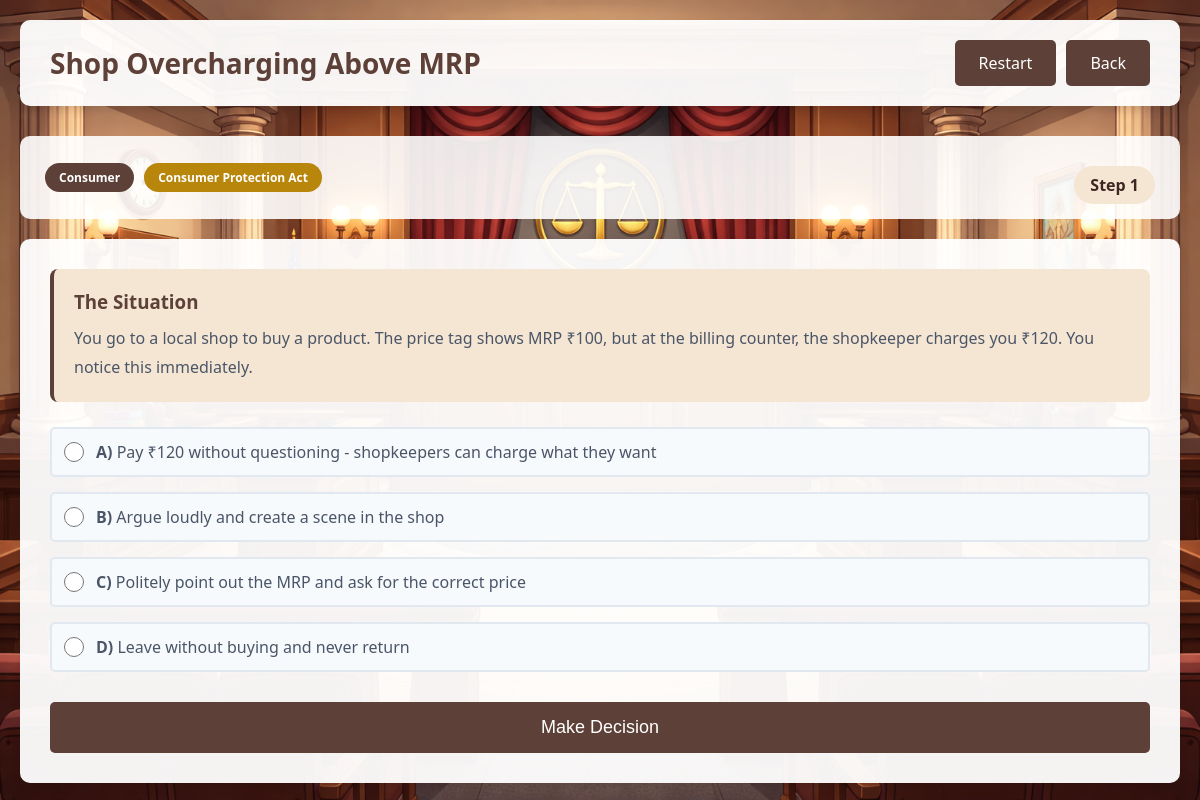
Screenshot of /play_scenario_step/1/1 (signed in) with the database file from the repository.
### tables this page shows
CREATE TABLE scenario_chains (
            id INTEGER PRIMARY KEY AUTOINCREMENT,
            domain TEXT NOT NULL,
            law_involved TEXT NOT NULL,
            title TEXT NOT NULL,
            created_at TIMESTAMP DEFAULT CURRENT_TIMESTAMP
        );

CREATE TABLE scenario_steps (
            id INTEGER PRIMARY KEY AUTOINCREMENT,
            scenario_id INTEGER NOT NULL,
            step_number INTEGER NOT NULL,
            story_context TEXT NOT NULL,
            option_a TEXT NOT NULL,
            option_b TEXT NOT NULL,
            option_c TEXT NOT NULL,
            option_d TEXT NOT NULL,
            correct_answer TEXT NOT NULL,
            feedback TEXT NOT NULL,
            FOREIGN KEY (scenario_id) REFERENCES scenario_chains(id)
        );

### app.py (the view)
@app.route('/play_scenario_step/<int:scenario_id>/<int:step_number>')
def play_scenario_step(scenario_id, step_number):
    if 'user_id' not in session:
        return redirect(url_for('login'))
    conn = get_db_connection()
    if conn:
        try:
            cursor = conn.cursor()
            cursor.execute("SELECT * FROM scenario_chains WHERE id = ?", (scenario_id,))
            scenario = dict(cursor.fetchone())
            cursor.execute("SELECT * FROM scenario_steps WHERE scenario_id = ? AND step_number = ?", (scenario_id, step_number))
            current_step_data = cursor.fetchone()
            if current_step_data:
                current_step = dict(current_step_data)
                return render_template('play_scenario.html',
                                     scenario=scenario,
                                     current_step=current_step,
                                     step_number=step_number)
            else:
                cursor.execute("SELECT * FROM scenario_outcomes WHERE scenario_id = ?", (scenario_id,))
                outcome = dict(cursor.fetchone())
                return render_template('scenario_outcome.html',
                                     scenario_id=scenario_id,
                                     outcome=outcome)
        except Exception as e:
            print(f"Play scenario step error: {e}")
            flash('Error loading scenario step')
        finally:
            conn.close()
    return redirect(url_for('scenario_chains'))

### app.py (called while the page is built)
def get_db_connection():
    try:
        print(f"Attempting to connect to database: {DB_FILE}")
        if not os.path.exists(DB_FILE):
            print(f"Database not found, creating at {DB_FILE}")
            from init_db import init_database
            init_database()
        conn = sqlite3.connect(DB_FILE, check_same_thread=False)
        conn.row_factory = sqlite3.Row
        print("Database connection successful")
        cursor = conn.cursor()
        cursor.execute("SELECT COUNT(*) FROM users")
        user_count = cursor.fetchone()[0]
        print(f"Database has {user_count} users")
        return conn
    except Exception as e:
        print(f"Database connection error: {e}")
        return None

### templates/play_scenario.html (shortened to what this page needs)
<!DOCTYPE html>
<html lang="en">
<head>
    <link rel="stylesheet" href="{{ url_for('static', filename='style.css') }}">
</head>
<body>
    <div class="container">
        <div class="header">
            <h1>{{ scenario.title }}</h1>
            <div class="header-links">
                <a href="{{ url_for('reset_scenario', scenario_id=scenario.id) }}" class="btn btn-secondary">Restart</a>
                <a href="{{ url_for('scenario_chains') }}" class="btn btn-secondary">Back</a>
            </div>
        </div>
        <div class="scenario-info">
            <div class="info-badge">
                <span class="domain-badge">{{ scenario.domain }}</span>
                <span class="law-badge">{{ scenario.law_involved }}</span>
            </div>
            <div class="step-indicator">
                Step {{ step_number }}
            </div>
        </div>
        <div class="scenario-container">
            <div class="story-context">
                <h3>The Situation</h3>
                <p>{{ current_step.story_context }}</p>
            </div>
            <form method="POST" action="{{ url_for('submit_scenario_step', scenario_id=scenario.id, step_number=step_number) }}">
                <div class="scenario-options">
                    <label class="option-label">
                        <input type="radio" name="answer" value="A" required>
                        <span><strong>A)</strong> {{ current_step.option_a }}</span>
                    </label>
                    <label class="option-label">
                        <input type="radio" name="answer" value="B" required>
                        <span><strong>B)</strong> {{ current_step.option_b }}</span>
                    </label>
                    <label class="option-label">
                        <input type="radio" name="answer" value="C" required>
                        <span><strong>C)</strong> {{ current_step.option_c }}</span>
                    </label>
                    <label class="option-label">
                        <input type="radio" name="answer" value="D" required>
                        <span><strong>D)</strong> {{ current_step.option_d }}</span>
                    </label>
                </div>
                <div class="submit-container">
                    <button type="submit" class="btn btn-primary btn-large">Make Decision</button>
                </div>
            </form>
        </div>
    </div>
</body>
</html>

### static/style.css (style rules this page uses)
:root { --primary-walnut: #5D4037; --primary-walnut-hover: #4E342E; --secondary-brass: #B8860B; --secondary-brass-light: #D4A574; --text-parchment: #3E2723; --card-parchment: #FAF7F0; --warm-beige: #F5E6D3; --border-walnut: #8D6E63; }
* { margin: 0; padding: 0; box-sizing: border-box; }
body { font-family: 'Segoe UI', Tahoma, Geneva, Verdana, sans-serif; background-image: url('../static/courtroom.png'); background-size: cover; background-position: center; background-attachment: fixed; background-repeat: no-repeat; min-height: 100vh; padding: 20px; color: var(--text-parchment); }
.container { max-width: 1200px; margin: 0 auto; }
.header { background: rgba(255, 255, 255, 0.95); padding: 20px 30px; border-radius: 10px; margin-bottom: 30px; box-shadow: 0 4px 8px rgba(0, 0, 0, 0.1); display: flex; justify-content: space-between; align-items: center; flex-wrap: wrap; gap: 15px; }
.header h1 { color: var(--primary-walnut); font-size: 28px; }
.header-links { display: flex; gap: 10px; }
.btn { padding: 12px 24px; border: none; border-radius: 5px; font-size: 16px; font-weight: 500; cursor: pointer; text-decoration: none; display: inline-block; transition: all 0.3s; text-align: center; }
.btn-primary { background: var(--primary-walnut); color: white; width: 100%; }
.btn-secondary { background: var(--primary-walnut); color: white; border: none; }
.btn-large { padding: 15px 30px; font-size: 18px; }
.option-label { display: flex; align-items: center; padding: 12px; border: 2px solid #e2e8f0; border-radius: 5px; cursor: pointer; transition: all 0.3s; background: #f7fafc; }
.option-label input[type="radio"] { margin-right: 12px; cursor: pointer; width: 20px; height: 20px; }
.option-label span { flex: 1; color: #4a5568; font-size: 16px; }
.submit-container { text-align: center; margin-top: 30px; }
.scenario-info { background: rgba(255, 255, 255, 0.9); padding: 15px 25px; border-radius: 10px; margin-bottom: 20px; display: flex; justify-content: space-between; align-items: center; flex-wrap: wrap; gap: 15px; }
.info-badge { display: flex; gap: 10px; }
.domain-badge, .law-badge { padding: 6px 14px; border-radius: 20px; font-size: 12px; font-weight: 600; }
.domain-badge { background: var(--primary-walnut); color: white; }
.law-badge { background: var(--secondary-brass); color: white; }
.step-indicator { background: var(--warm-beige); padding: 8px 16px; border-radius: 20px; color: var(--text-parchment); font-weight: 600; }
.scenario-container { background: rgba(255, 255, 255, 0.95); padding: 30px; border-radius: 10px; box-shadow: 0 4px 8px rgba(0, 0, 0, 0.1); }
.story-context { background: var(--warm-beige); padding: 20px; border-radius: 8px; border-left: 4px solid var(--primary-walnut); margin-bottom: 25px; }
.story-context h3 { color: var(--primary-walnut); margin-bottom: 10px; }
.story-context p { color: #4a5568; line-height: 1.8; font-size: 16px; }
.scenario-options { display: flex; flex-direction: column; gap: 15px; margin-bottom: 25px; }
.step-indicator { display: flex; justify-content: space-between; align-items: center; margin-top: 15px; flex-wrap: wrap; gap: 10px; }
.btn, .mode-card, .level-card, .scenario-card, .chapter-card { transition: all 0.3s cubic-bezier(0.4, 0, 0.2, 1); }
.option-label { transition: all 0.3s cubic-bezier(0.4, 0, 0.2, 1); }
.question-card, .bot-question-container, .scenario-container { animation: fadeIn 0.5s ease-out; }

### rows the page displays
scenario_chains: title "Shop Overcharging Above MRP", domain "Consumer", law_involved "Consumer Protection Act"
scenario_steps: story_context "You go to a local shop to buy a product. The price tag shows MRP ₹100, but at the billing counter, the shopkeeper charges you ₹120. You notice this immediately.", option_a "Pay ₹120 without questioning - shopkeepers can charge what they want", option_b "Argue loudly and create a scene in the shop", option_c "Politely point out the MRP and ask for the correct price", option_d "Leave without buying and never return"

### other values shown
{{ step_number }} "1"
